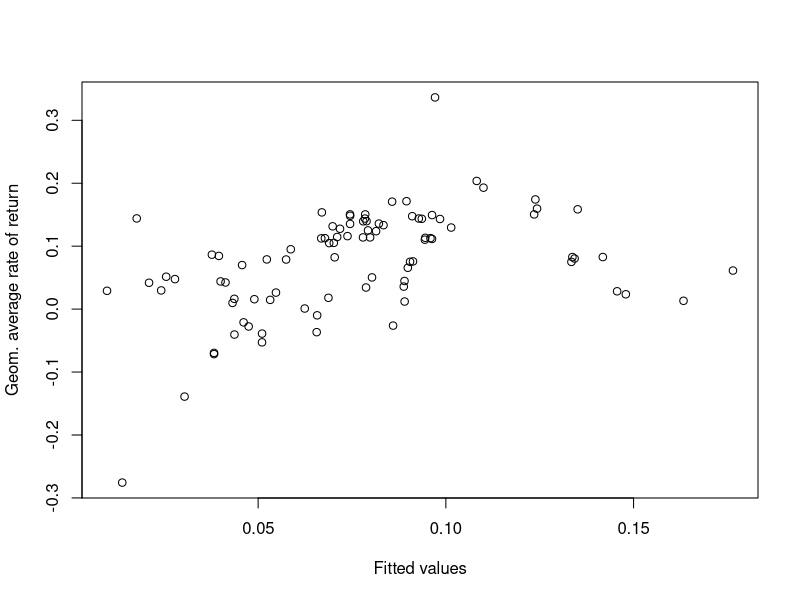

Generate this figure with R: (Note: this script raises an error after producing the figure.)
# Read the dataset 'finans2_data.csv' into R
D <- read.table("finans2_data.csv", header = TRUE, sep = ";")

# Subset containing only AGG, VAW, IWN and SPY (for validation)
D_test <- subset(D, ETF %in% c("AGG","VAW","IWN","SPY"))

# Subset containing only the 91 remaining ETFs (for model estimation)
D_model <- subset(D, !(ETF %in% c("AGG","VAW","IWN","SPY")))

# Estimate multiple linear regression model
fit <- lm(Geo.mean ~ Volatility + maxTuW, data = D_model)

# Show parameter estimates etc.
summary(fit)

# Plots for model validation

# Observations against fitted values
plot(fit$fitted.values, D_model$Geo.mean, xlab = "Fitted values",     
       ylab = "Geom. average rate of return")

# Residuals against each of the explanatory variables
plot(D_model$EXPLANATORY_VARIABLE, fit$residuals, 
        xlab = "INSERT TEXT", ylab = "Residuals")

# Residuals against fitted values
plot(fit$fitted.values, fit$residuals, xlab = "Fitted values", 
     ylab = "Residuals")

# Normal QQ-plot of the residuals
qqnorm(fit$residuals, ylab = "Residuals", xlab = "Z-scores", 
       main = "")
qqline(fit$residuals)

# Confidence intervals for the model coefficients
confint(fit, level = 0.95)

# Predictions and 95% prediction intervals
pred <- predict(FINAL_MODEL, newdata = D_test, 
                interval = "prediction", level = 0.95)

# Observed values and predictions
cbind(id = D_test$ETF, Geo.mean = D_test$Geo.mean, pred)

